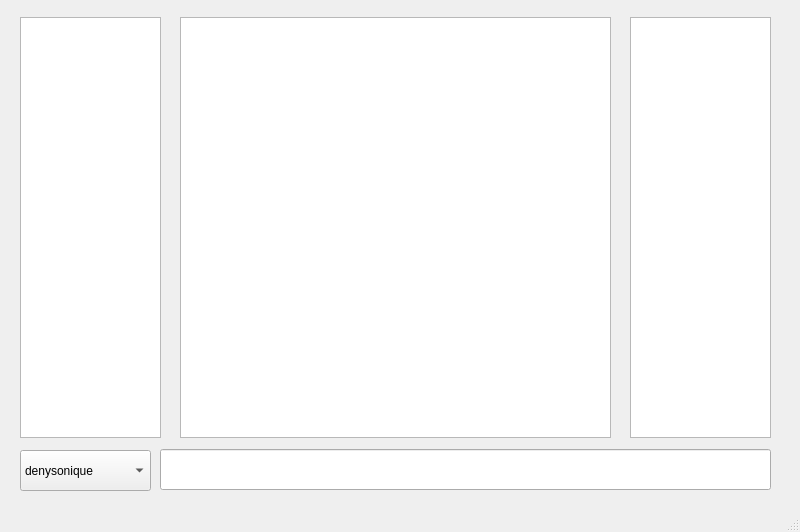
<?xml version="1.0" encoding="UTF-8"?>
<ui version="4.0">
 <class>MainWindow</class>
 <widget class="QMainWindow" name="MainWindow">
  <property name="geometry">
   <rect>
    <x>0</x>
    <y>0</y>
    <width>800</width>
    <height>532</height>
   </rect>
  </property>
  <property name="windowTitle">
   <string>MainWindow</string>
  </property>
  <widget class="QWidget" name="centralwidget">
   <widget class="QLineEdit" name="input_bar">
    <property name="geometry">
     <rect>
      <x>160</x>
      <y>449</y>
      <width>611</width>
      <height>41</height>
     </rect>
    </property>
    <property name="text">
     <string/>
    </property>
   </widget>
   <widget class="QPlainTextEdit" name="main_buffer">
    <property name="geometry">
     <rect>
      <x>180</x>
      <y>17</y>
      <width>431</width>
      <height>421</height>
     </rect>
    </property>
   </widget>
   <widget class="QListView" name="listView">
    <property name="geometry">
     <rect>
      <x>20</x>
      <y>17</y>
      <width>141</width>
      <height>421</height>
     </rect>
    </property>
   </widget>
   <widget class="QListView" name="listView_2">
    <property name="geometry">
     <rect>
      <x>630</x>
      <y>17</y>
      <width>141</width>
      <height>421</height>
     </rect>
    </property>
   </widget>
   <widget class="QComboBox" name="comboBox">
    <property name="geometry">
     <rect>
      <x>20</x>
      <y>450</y>
      <width>131</width>
      <height>41</height>
     </rect>
    </property>
    <item>
     <property name="text">
      <string>denysonique</string>
     </property>
    </item>
   </widget>
  </widget>
  <widget class="QMenuBar" name="menubar">
   <property name="geometry">
    <rect>
     <x>0</x>
     <y>0</y>
     <width>800</width>
     <height>21</height>
    </rect>
   </property>
  </widget>
  <widget class="QStatusBar" name="statusbar"/>
 </widget>
 <resources/>
 <connections/>
</ui>
